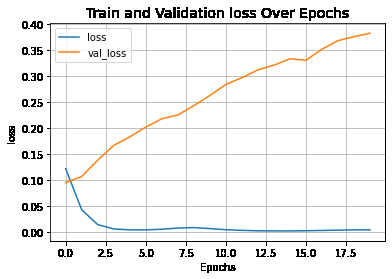
#> input picture reports/pictures/top100_1.png, 392 x 279 px, given in place of top5_1.png, which was not available
$ jupyter execute --allow-errors pictures.ipynb
#> lines starting #> are read from the running program, lines starting #| are printed output that depends on the picture; pictures that were not available may be replaced by others from this repository, and a replacement may not be noted
[cell 1]
import numpy as np
import matplotlib.pyplot as plt
from cv2 import imshow, imread


def show(im1, im2):
    plt.figure(figsize=(10, 20))
    plt.subplot(1, 2, 1)
    plt.axis('off')
    plt.tight_layout()
    plt.imshow(im1)

    plt.subplot(1, 2, 2)
    plt.axis('off')
    plt.tight_layout()
    plt.imshow(im2)
    plt.show()

[cell 2]
arr = []
with open('pictures/scores.txt') as f:
#> (reads reports/pictures/scores.txt from the repository)
    for line in f:
       arr.append([float(x) for x in line.replace('\n', '').split(',')])
#> further down, im1 is the input picture: shape (279, 392, 3); mean B, G, R 240.9, 241.1, 241.4
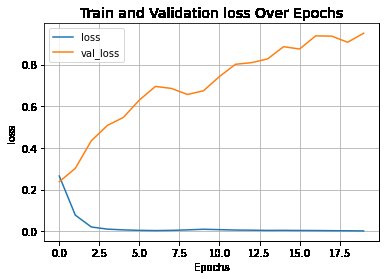
#> input picture reports/pictures/top10_1.png, 386 x 279 px, given in place of top5_2.png, which was not available
#> further down, im2 is the input picture: shape (279, 386, 3); mean B, G, R 242.6, 242.9, 243.2
arr = np.array(arr)

#> (a cell that did not finish here is left out)

#> in show, `plt.show()`:
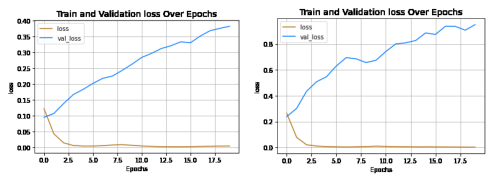
#> figure drawn by matplotlib, 2 panels; B, G, R data is drawn as R, G, B
    print('')

[cell 4]
plt.plot(arr[:, 0], arr[:, 1])
plt.xlabel("number of keywords")
plt.ylabel("test accuracy")
plt.grid('on')
plt.ylim(0, 75)
None
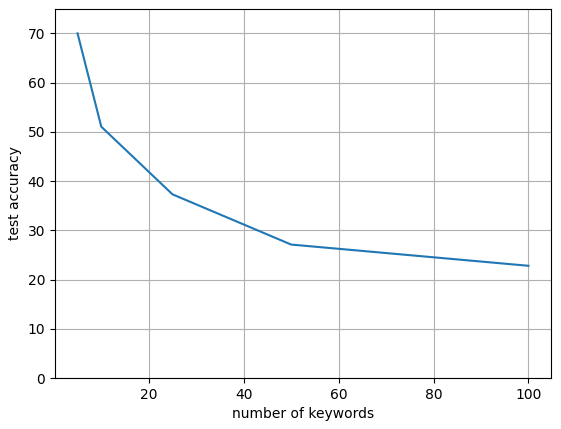
#> figure drawn by matplotlib, 1 panel
